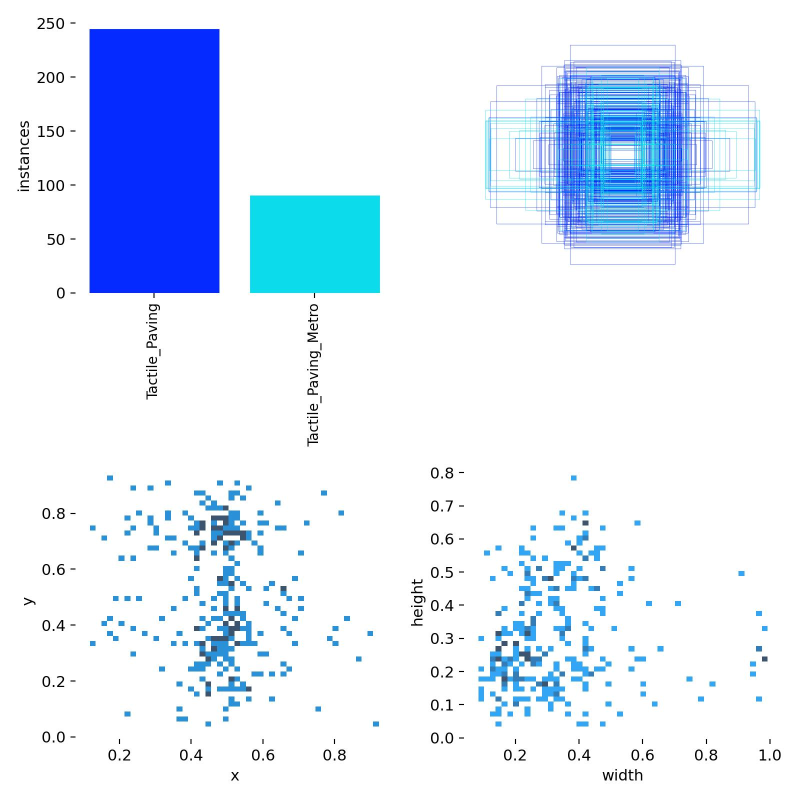
#> input picture models/labels.jpg, 1600 x 1600 px (shown at 1/2 size)
$ python -i 05_train_augmentation.py   (imports and definitions only)
#> lines starting #> are read from the running program, lines starting #| are printed output that depends on the picture
### yolo/script/config.py
from pathlib import Path

BASE_DIR = Path(__file__).parent.resolve()

DATA_DIR = BASE_DIR / "data"
RAW_VIDEO_DIR = DATA_DIR / "raw_videos"
RAW_IMAGE_DIR = DATA_DIR / "images" / "raw"
CLEAN_IMAGE_DIR = DATA_DIR / "images" / "cleaned"
AUG_IMAGE_DIR = DATA_DIR / "images" / "augmented"
DATASET_DIR = DATA_DIR / "dataset"

# Provenance metadata written by 01_video_to_frames.py.
# Each extracted frame keeps the source video / source group information,
# so train/val/test can be split by independent source instead of frame.
SOURCE_METADATA_CSV = RAW_IMAGE_DIR.parent / "metadata.csv"

MAKESENSE_EXPORT_DIR = DATA_DIR / "makesense_export"
MAKESENSE_IMAGE_DIR = MAKESENSE_EXPORT_DIR / "images"
MAKESENSE_LABEL_DIR = MAKESENSE_EXPORT_DIR / "labels"
MAKESENSE_CLASSES_FILE = MAKESENSE_EXPORT_DIR / "classes.txt"

YOLO_LABEL_DIR = DATA_DIR / "labels" / "yolo"

MODEL_DIR = BASE_DIR / "models"
PRETRAINED_WEIGHTS = "yolov8s.pt"
TRAINED_MODEL_DIR = MODEL_DIR / "trained"
EXPORT_MODEL_DIR = MODEL_DIR / "exported"

OUTPUT_DIR = BASE_DIR / "outputs"
REPORT_DIR = OUTPUT_DIR / "reports"
VISUAL_DIR = OUTPUT_DIR / "visualizations"
BAD_CASE_DIR = OUTPUT_DIR / "bad_cases"

# Dataset split artifacts.
# 04_dataset_split.py creates these.
# 05_train_augmentation.py later extends split_manifest.csv
# with generated train-only samples.
SPLIT_MANIFEST_CSV = REPORT_DIR / "split_manifest.csv"
SPLIT_REPORT_JSON = REPORT_DIR / "split_distribution.json"
DATASET_INTEGRITY_REPORT = REPORT_DIR / "dataset_integrity_report.json"

for d in [
    RAW_VIDEO_DIR,
    RAW_IMAGE_DIR,
    CLEAN_IMAGE_DIR,
    AUG_IMAGE_DIR,
    DATASET_DIR,
    MAKESENSE_EXPORT_DIR,
    MAKESENSE_IMAGE_DIR,
    MAKESENSE_LABEL_DIR,
    YOLO_LABEL_DIR,
    TRAINED_MODEL_DIR,
    EXPORT_MODEL_DIR,
    REPORT_DIR,
    VISUAL_DIR,
    BAD_CASE_DIR,
]:
    d.mkdir(parents=True, exist_ok=True)
#> further down, picture is the input picture: shape (1600, 1600, 3); mean B, G, R 250.6, 234.4, 223.2

CLASS_NAMES = ["Tactile_Paving", "Tactile_Paving_Metro"]
NUM_CLASSES = len(CLASS_NAMES)

# Global reproducibility seed
RANDOM_SEED = 42

# -----------------------------
# Video frame extraction
# -----------------------------

VIDEO_SAMPLE_INTERVAL = 2
VIDEO_RESIZE_WIDTH = 1920
DEDUP_HASH_THRESHOLD = 8

# -----------------------------
# Data cleaning
# -----------------------------

MIN_BLUR_THRESHOLD = 100.0
MAX_OVEREXPOSE_RATIO = 0.15
MAX_UNDEREXPOSE_RATIO = 0.10
TARGET_IMAGE_SIZE = (640, 640)

# -----------------------------
# Leakage-safe dataset splitting
# -----------------------------
#
# IMPORTANT:
# Split ORIGINAL / CLEANED samples first.
# Offline augmentation is performed only on TRAIN afterwards.

TRAIN_RATIO = 0.80
VAL_RATIO = 0.10
TEST_RATIO = 0.10

# Randomized group-partition search.
# Among valid source-group-level splits, search for one whose
# image/class distributions are closest to the requested ratios.
SPLIT_SEARCH_TRIALS = 5000

# -----------------------------
# Offline augmentation
# -----------------------------

AUGMENTATION_FACTOR = 3
MAX_ROTATION_ANGLE = 10
CROP_SCALE_RANGE = (0.7, 0.95)
BRIGHTNESS_RANGE = (0.7, 1.3)
CONTRAST_RANGE = (0.8, 1.2)
NOISE_INTENSITY = 15
BLUR_KERNEL_RANGE = (3, 5)

# -----------------------------
# YOLO training
# -----------------------------

TRAIN_EPOCHS = 200
TRAIN_BATCH = 16
TRAIN_IMGSZ = 640
TRAIN_LR0 = 0.01
TRAIN_LRF = 0.01
TRAIN_PATIENCE = 30
TRAIN_DEVICE = "0"
FREEZE_BACKBONE_EPOCHS = 10

# -----------------------------
# Inference / evaluation
# -----------------------------

INFERENCE_CONF = 0.45
INFERENCE_IOU = 0.45

# -----------------------------
# Other project configuration
# -----------------------------

TTS_ENGINE = "pyttsx3"
TTS_RATE = 150
TTS_VOLUME = 0.9

DB_CONFIG = {
    "host": "localhost",
    "port": 3306,
    "user": "root",
    "password": "your_password",
    "database": "blind_navigation",
    "charset": "utf8mb4",
}

### yolo/script/dataset_tools/05_train_augmentation.py
import csv
import random
import shutil

from pathlib import Path
from typing import Dict
from typing import List

import cv2
import numpy as np

from PIL import Image
from PIL import ImageEnhance

from tqdm import tqdm

import sys

sys.path.append(
    str(
        Path(__file__).parent.parent
    )
)

from config import (
    DATASET_DIR,
    AUG_IMAGE_DIR,
    SPLIT_MANIFEST_CSV,
    AUGMENTATION_FACTOR,
    MAX_ROTATION_ANGLE,
    CROP_SCALE_RANGE,
    BRIGHTNESS_RANGE,
    CONTRAST_RANGE,
    NOISE_INTENSITY,
    BLUR_KERNEL_RANGE,
    RANDOM_SEED,
)

from utils.bbox_utils import (
    horizontal_flip_bboxes,
    crop_bboxes,
    rotate_bboxes_approx,
)

from utils.weather_effects import (
    add_fog,
    add_rain,
    add_night_effect,
)


MANIFEST_FIELDS = [
    "filename",
    "source_group",
    "split",
    "is_augmented",
    "parent_image",
]


# [71 lines left out: functions load_bboxes, save_bboxes, not called in this run]


def apply_color_jitter(
    image: np.ndarray
) -> np.ndarray:

    pil_img = (
        Image.fromarray(
            cv2.cvtColor(
                image,
                cv2.COLOR_BGR2RGB
            )
        )
    )

    brightness = random.uniform(
        *BRIGHTNESS_RANGE
    )

    pil_img = (
        ImageEnhance
        .Brightness(
            pil_img
        )
        .enhance(
            brightness
        )
    )
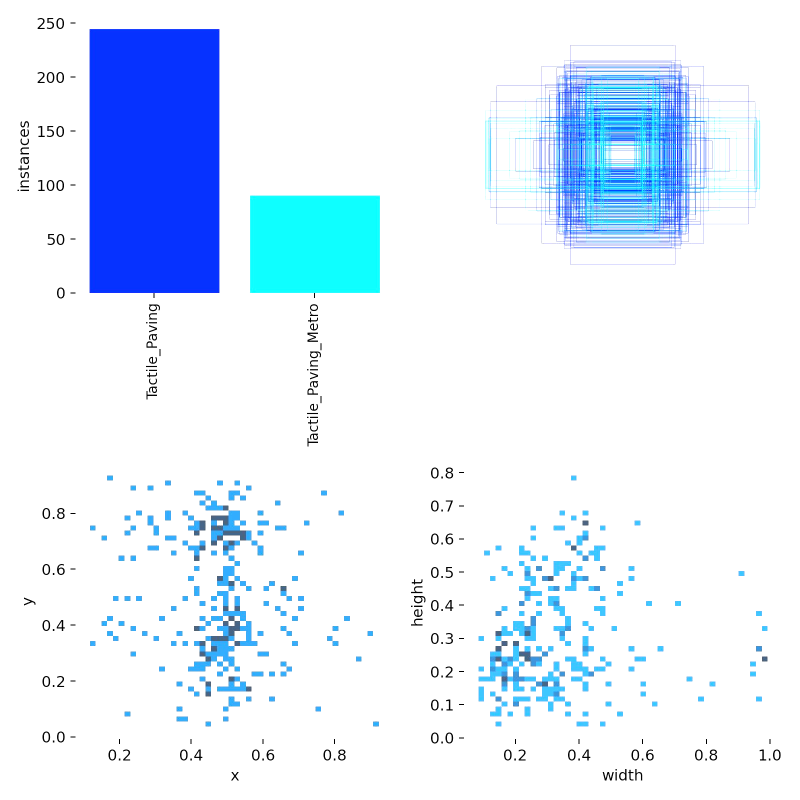
#> pil_img: PIL image 1600x1600 RGB (shown at 1/2 size); mean R, G, B 225.3, 237.7, 252.9

    contrast = random.uniform(
        *CONTRAST_RANGE
    )

    pil_img = (
        ImageEnhance
        .Contrast(
            pil_img
        )
        .enhance(
            contrast
        )
    )

    saturation = random.uniform(
        0.8,
        1.2
    )

    pil_img = (
        ImageEnhance
        .Color(
            pil_img
        )
        .enhance(
            saturation
        )
    )

    return cv2.cvtColor(
        np.array(pil_img),
        cv2.COLOR_RGB2BGR
    )
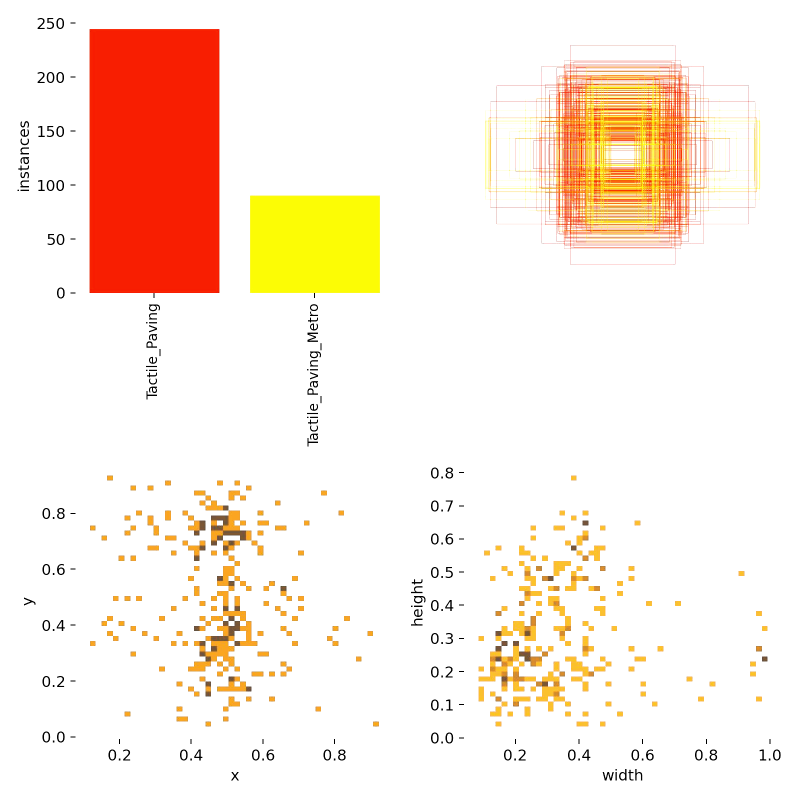
#> returned value: shape (1600, 1600, 3) (shown at 1/2 size); mean R, G, B 252.1, 236, 224


# [759 lines left out: functions add_gaussian_noise, add_blur, augment_single, load_original_manifest, source_group_by_filename, remove_previous_augmentations and 2 more, not called in this run]


# [2 lines not run here, left out]

>>> import cv2
>>> picture = cv2.imread('../../../models/labels.jpg')
>>> result = apply_color_jitter(picture)
